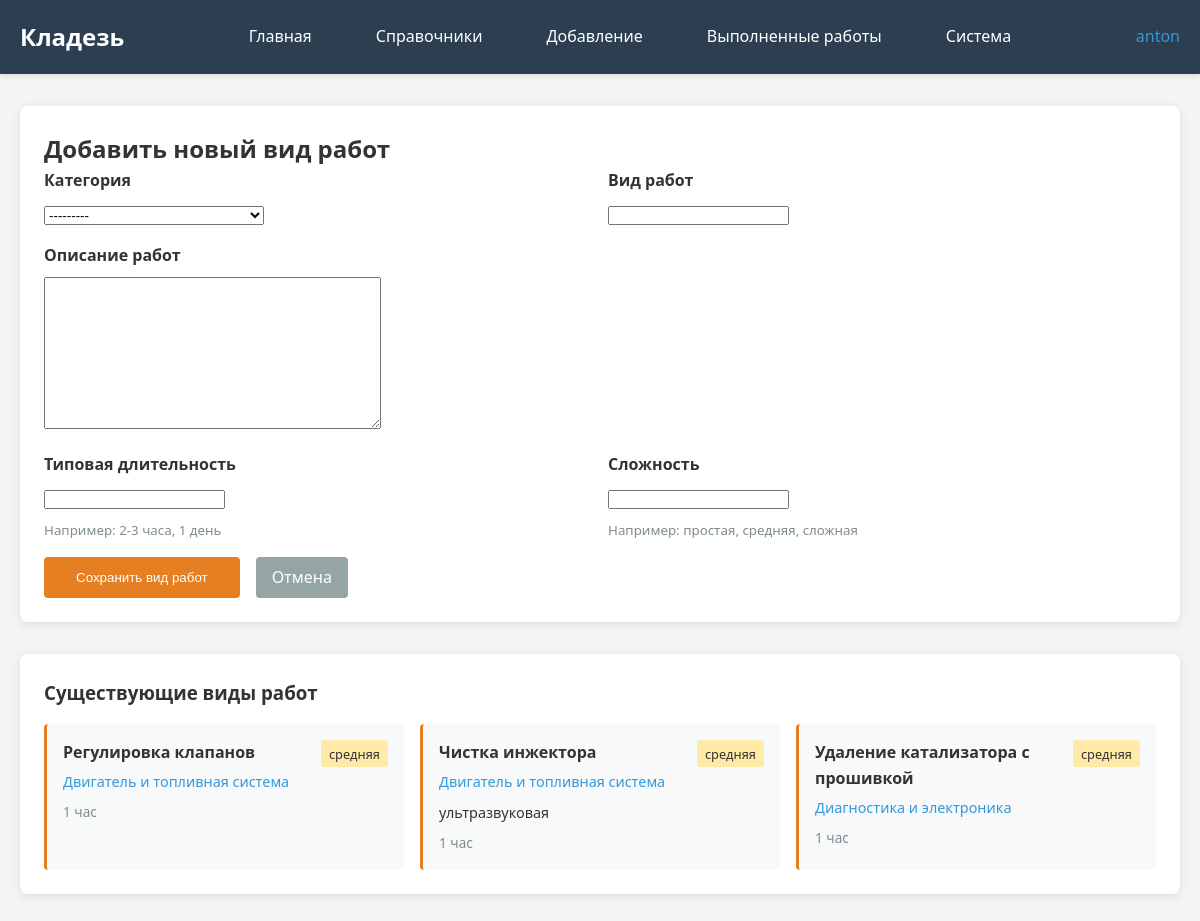
The page /add-repair-type/ (signed in) on the database as committed earlier.
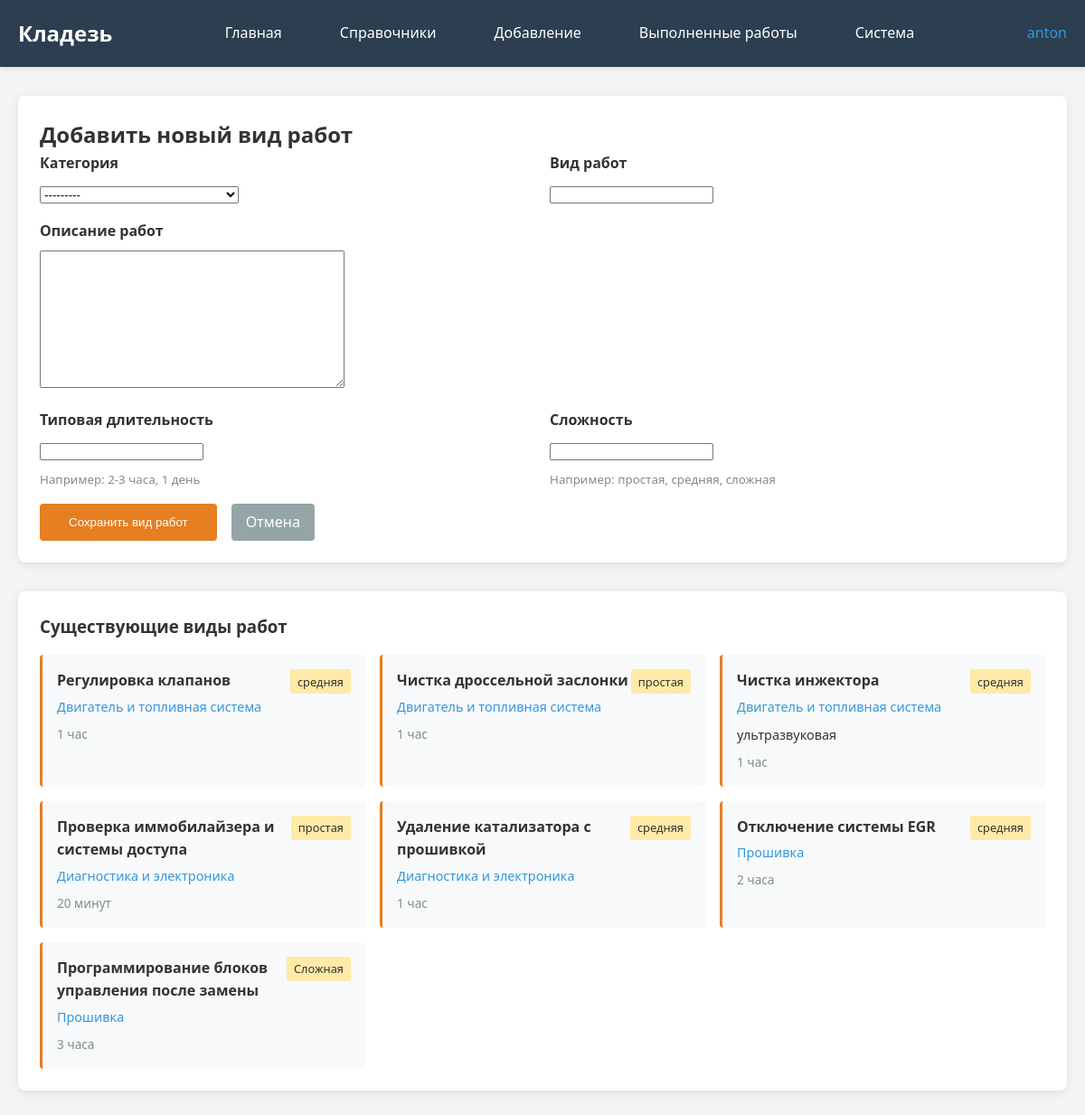
The same page on the database as committed later.
### kladez_app/models.py (models this page shows, shortened)
class RepairType(models.Model):
    category = models.ForeignKey(RepairCategory, on_delete=models.CASCADE, verbose_name="Категория")
    name = models.CharField(max_length=200, verbose_name="Вид работ")
    description = models.TextField(blank=True, verbose_name="Описание работ")
    typical_duration = models.CharField(max_length=50, blank=True, verbose_name="Типовая длительность")
    complexity = models.CharField(max_length=50, blank=True, verbose_name="Сложность")
    user = models.ForeignKey(User, on_delete=models.CASCADE, verbose_name="Пользователь", null=True, blank=True)
    class Meta:
        verbose_name = "Вид работ"
        verbose_name_plural = "Виды работ"

class RepairCategory(models.Model):
    name = models.CharField(max_length=100, verbose_name="Категория работ")
    description = models.TextField(blank=True, verbose_name="Описание категории")
    color = models.CharField(max_length=20, default="#e67e22", verbose_name="Цвет категории")  # Новое поле для цвета
    class Meta:
        verbose_name = "Категория работ"
        verbose_name_plural = "Категории работ"
    def __str__(self):
        return self.name

### kladez_app/views.py (the view)
# urls.py: path('add-repair-type/', views.add_repair_type, name='add_repair_type'),
@login_required
def add_repair_type(request):
    if request.method == 'POST':
        form = RepairTypeForm(request.POST, user=request.user)
        if form.is_valid():
            form.save()
            messages.success(request, 'Вид работ успешно добавлен!')
            return redirect('kladez_app:add_repair_type')  # Остаемся на той же странице
    else:
        form = RepairTypeForm(user=request.user)
    repair_types = RepairType.objects.filter(user=request.user).select_related('category').order_by('category__name', 'name')
    return render(request, 'kladez_app/add_repair_type.html', {
        'form': form,
        'repair_types': repair_types
    })

### kladez_app/forms.py (shortened to what this page needs)
class RepairTypeForm(forms.ModelForm):
    class Meta:
        model = RepairType
        fields = ['category', 'name', 'description', 'typical_duration', 'complexity']
    def __init__(self, *args, **kwargs):
        self.user = kwargs.pop('user', None)
        super().__init__(*args, **kwargs)

### kladez_app/templates/kladez_app/add_repair_type.html (shortened to what the changed rows need)
{% extends "kladez_app/base.html" %}
{% block content %}
<div class="card">
    <h2>Добавить новый вид работ</h2>
</div>
<div class="card" style="margin-top: 2rem;">
    {% if repair_types %}
        <div style="display: grid; grid-template-columns: repeat(auto-fill, minmax(300px, 1fr)); gap: 1rem; margin-top: 1rem;">
            {% for repair in repair_types %}
            <div style="background: #f8f9fa; padding: 1rem; border-radius: 4px; border-left: 3px solid #e67e22;">
                <div style="display: flex; justify-content: space-between; align-items: start;">
                    <div>
                        <strong>{{ repair.name }}</strong>
                        <div style="color: #3498db; font-size: 0.9rem; margin-top: 0.25rem;">
                            {{ repair.category.name }}
                        </div>
                    </div>
                    {% if repair.complexity %}
                    <span style="background: #ffeaa7; padding: 0.2rem 0.5rem; border-radius: 3px; font-size: 0.8rem;">
                        {{ repair.complexity }}
                    </span>
                    {% endif %}
                </div>
                {% if repair.description %}
                <div style="margin-top: 0.5rem; font-size: 0.9rem;">
                    {{ repair.description|truncatechars:80 }}
                </div>
                {% endif %}
                {% if repair.typical_duration %}
                <div style="margin-top: 0.5rem; font-size: 0.85rem; color: #7f8c8d;">
                    {{ repair.typical_duration }}
                </div>
                {% endif %}
            </div>
            {% endfor %}
        </div>
    {% else %}
        <p style="color: #7f8c8d; text-align: center; padding: 1rem;">
            Виды работ ещё не добавлены
        </p>
    {% endif %}
</div>
{% endblock %}

Rows that differ between the two databases and show on the page:
added RepairType: name "Чистка дроссельной заслонки", category.name "Двигатель и топливная система", complexity "простая", typical_duration "1 час"
added RepairType: name "Проверка иммобилайзера и системы доступа", category.name "Диагностика и электроника", complexity "простая", typical_duration "20 минут"
added RepairType: name "Отключение системы EGR", category.name "Прошивка", complexity "средняя", typical_duration "2 часа"
added RepairType: name "Программирование блоков управления после замены", category.name "Прошивка", complexity "Сложная", typical_duration "3 часа"
